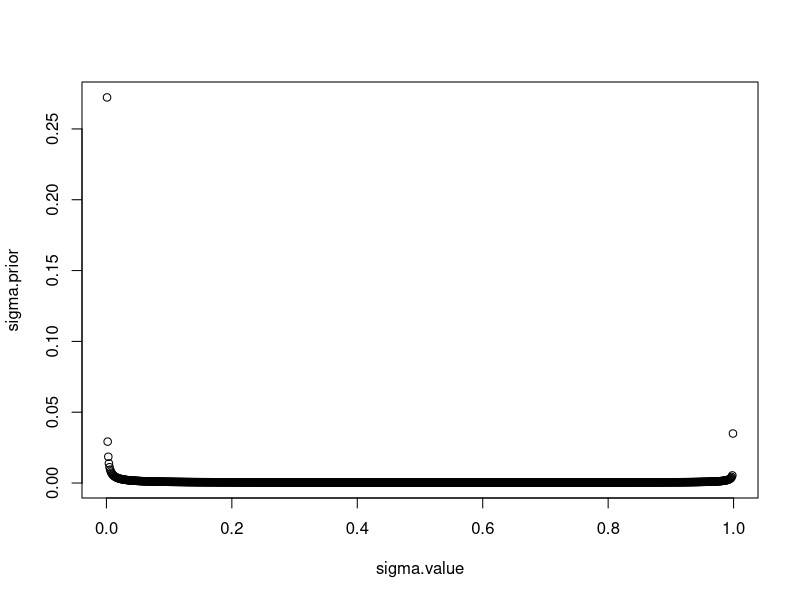

R code for this plot:
# script used to generate Figure 2(f)

# source("../MCMC_fns.R")
# source("../utilities.R")

sim.for.contour <-
  function( lscounts, n, p, m, K, a.er, b.er, 
            sigma.value, sigma.weight, strength ){
    #we consider K block simulation stucture
    #browser()
    sigma = sample( sigma.value, p, replace = T, sigma.weight )
    X = matrix( rnorm( p*m ), nrow = m )
    #split the m factors into K blsocks
    pop.indx.group = split( 1:n, cut( 1:n, breaks = K ) )
    Y = matrix( 0, nrow = m, ncol = n )
    
    for( x in 1:K){
      Y[,pop.indx.group[[x]]] = (2*x - (K+1))*strength + 
        matrix( rnorm( m*length(pop.indx.group[[x]]) ), 
                ncol = length(pop.indx.group[[x]]) )
    }
    
    er = 1/rgamma( 1, a.er, b.er)
    Q = t( apply( t(Y)%*%X, 2, function(x) rnorm( length(x), mean = x, sd = sqrt(er) ) ) )
    final.weights = sigma*(Q*(Q>=0))
    data = lapply( lscounts, function(counts) apply( final.weights, 2, function(x) rmultinom( 1, counts, prob = x ) ) )
    
    return( list( sigma = sigma, Q = Q, data = data,
                  X.tru=X, Y.tru = Y, er = er ) )
  }

get_RV_inner = function( all.cov ){
  RV_mt = matrix( 1, nrow = length( all.cov ), ncol = length( all.cov ) )
  for( i in 1:(length( all.cov )-1) ){
    print( i )
    for( j in (i+1):length(all.cov) ){
      rv_ij = rv.coef( all.cov[[i]], all.cov[[j]] )
      RV_mt[i,j] = rv_ij
      RV_mt[j,i] = rv_ij
    }
  }
  return( RV_mt )
}

statis = function( all.cov, n.vis=2 ){
  RV_mt = get_RV_inner( all.cov )
  RV_eigen = eigen( RV_mt )
  cat("1st PC of RV explained\n")
  cat( RV_eigen$values[1]/sum(RV_eigen$values) )
  
  wt_comp = abs( RV_eigen$vector[,1] )/sum( abs( RV_eigen$vector[,1] ) )
  mt_comp = Reduce( '+', lapply( 1:length(wt_comp), function(x) all.cov[[x]]*wt_comp[x] ) )
  
  
  #get first two axes of comp mt
  eigen_comp = eigen( mt_comp )
  print( eigen_comp$values[1:n.vis] )
  list( coord = Reduce( rbind, lapply( all.cov, function(x) 
    x%*%eigen_comp$vectors[,1:n.vis]%*%diag(1/sqrt(eigen_comp$values[1:n.vis])) ) ),
    ratio = eigen_comp$values[1]/eigen_comp$values[2] )
}

plot_statis = function( statis_co, n, n.class, label=F ){
  require( ggplot2 )
  n.rep = nrow(statis_co)/n
  plot.data = data.frame( x = statis_co[,1], y = statis_co[,2], 
                          sub = rep( 1:n, n.rep ),
                          class = rep( cut( 1:n, n.class, labels = 1:n.class ), n.rep ) )
  contr = ggplot( data = plot.data, aes( x = x, y = y, color = class, group = sub ) ) + 
    geom_density2d()
  if( label ){
    centroids1=tapply(plot.data$x,plot.data$sub,mean)
    centroids2=tapply(plot.data$y,plot.data$sub,mean)
    centroids.df=data.frame( Comp1=centroids1, Comp2=centroids2, sample= 1:n )
    contr=contr+
      with(centroids.df, annotate(geom="text",label = sample , x = Comp1, y = Comp2),size=2.5)
  }
  contr + theme_bw() + 
    theme( axis.title = element_text( size = 15 ), 
           axis.text = element_text( size = 12 ),
           legend.title = element_text( size = 15),
           legend.text = element_text( size = 12 ) ) + 
    xlab("Compromise axis 1") + ylab("Compromise axis 2")
}

#set prior for sigma
alpha = 10
n = 22
p = 68
sigma.value = seq(0.001,0.999,0.001)
tmp = c(0, pbeta( sigma.value, alpha/p, 1/2-alpha/p ) )
sigma.prior = sapply( 1:999, function(x) tmp[x+1]-tmp[x] )
sigma.prior[length(sigma.prior)] = sigma.prior[length(sigma.prior)] + 1-sum(sigma.prior)
plot( sigma.value, sigma.prior )

#simulate data
dat.sim = sim.for.contour( 1000, n, p, 
                           m = 3, K = 2, a.er = 1, 
                           b.er = 0.3, sigma.value,
                           sigma.prior, strength = 3 )

doMCMC <- FALSE
if (doMCMC){
  #do MCMC
  hyper = list( nv = 3, a.er = 1, b.er = 0.3, a1 = 3, a2 = 4, m = 22 )
  for( i in 1:length(dat.sim$data) ){
    print(i)
    i = 1
    start = list( sigma = sample( sigma.value, size = p, replace = T, prob = sigma.prior ),
                  T.aug = colSums( dat.sim$data[[i]] ),
                  Q = matrix( 0.5, nrow = p, ncol = n ),
                  X = matrix( rnorm( p*hyper$m ), nrow = hyper$m ),
                  Y = matrix( rnorm( n*hyper$m ), nrow = hyper$m ),
                  er = 1/rgamma( 1, shape = hyper$a.er, rate = hyper$b.er ),
                  delta = c( rgamma( 1, shape = 3, rate = 1 ), 
                             rgamma( hyper$m-1, shape = 4, rate = 1 ) ),
                  phi = matrix( rgamma( n*hyper$m, shape = 3/2, rate = 3/2 ), nrow = n ) )
    main.mcmc.shrink( dat.sim$data[[i]], start, hyper, sigma.value, sigma.prior, 
                      paste( "C:/Users/Renboyu/Desktop/sim_contour/", "res", sep = "/"), 
                      save.obj = c("sigma","Q", "Y","er"), step = 50000, thin=5 )
    all.res = lapply( list.files( "C:/Users/Renboyu/Desktop/sim_contour/", 
                                  pattern = "res", full.names = T), readRDS )
    all.corr = lapply( all.res, function(x) cov2cor( t(x$Y)%*%x$Y + diag( rep( x$er, ncol(x$Y) ) ) ) )
    all.corr.use = all.corr[sample(1:length(all.corr),size = 1000, replace = F)]
    
    statis.res = statis( all.corr.use, 2 )
    
    pic = plot_statis( statis.res$coord, n, 2, label = T )
    ggsave( paste( "C:/Users/Renboyu/Desktop/factor_sim/contour/plot_", i, ".pdf", sep = "" ), pic )
  }
}
